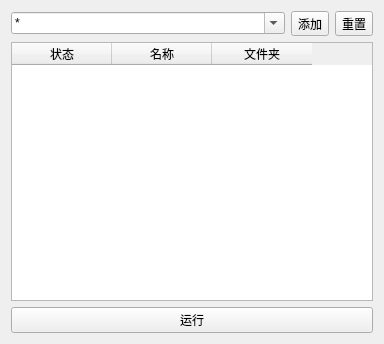
<?xml version="1.0" encoding="UTF-8"?>
<ui version="4.0">
 <class>ImageLoader_Dir</class>
 <widget class="QDockWidget" name="ImageLoader_Dir">
  <property name="geometry">
   <rect>
    <x>0</x>
    <y>0</y>
    <width>384</width>
    <height>344</height>
   </rect>
  </property>
  <property name="windowTitle">
   <string>ImageLoader_Dir</string>
  </property>
  <widget class="QWidget" name="widget">
   <layout class="QVBoxLayout" name="verticalLayout">
    <item>
     <layout class="QHBoxLayout" name="horizontalLayout">
      <item>
       <widget class="QComboBox" name="comboBox_Dir">
        <property name="editable">
         <bool>true</bool>
        </property>
        <property name="insertPolicy">
         <enum>QComboBox::InsertAtTop</enum>
        </property>
        <item>
         <property name="text">
          <string>*</string>
         </property>
        </item>
       </widget>
      </item>
      <item>
       <widget class="QToolButton" name="toolButton_Add">
        <property name="text">
         <string>添加</string>
        </property>
       </widget>
      </item>
      <item>
       <widget class="QToolButton" name="toolButton_Reset">
        <property name="text">
         <string>重置</string>
        </property>
       </widget>
      </item>
     </layout>
    </item>
    <item>
     <widget class="QTableWidget" name="tableWidget">
      <property name="selectionBehavior">
       <enum>QAbstractItemView::SelectRows</enum>
      </property>
      <property name="sortingEnabled">
       <bool>true</bool>
      </property>
      <property name="columnCount">
       <number>3</number>
      </property>
      <column>
       <property name="text">
        <string>状态</string>
       </property>
      </column>
      <column>
       <property name="text">
        <string>名称</string>
       </property>
      </column>
      <column>
       <property name="text">
        <string>文件夹</string>
       </property>
      </column>
     </widget>
    </item>
    <item>
     <widget class="QPushButton" name="pushButton_Run">
      <property name="text">
       <string>运行</string>
      </property>
     </widget>
    </item>
   </layout>
  </widget>
 </widget>
 <layoutdefault spacing="6" margin="11"/>
 <resources/>
 <connections/>
</ui>
